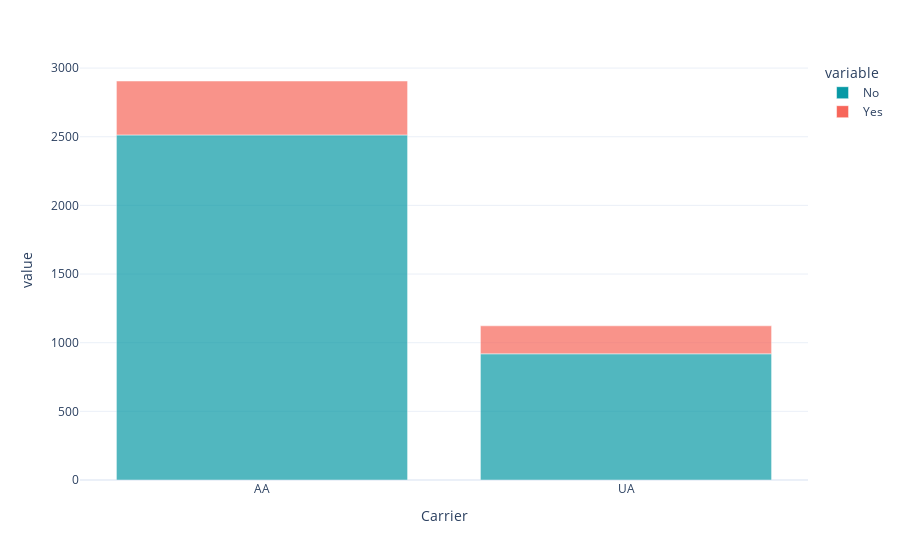

Source (notebook cell):
### Code cell
fig = px.bar(carriers_no_index, x='Carrier', y=['No','Yes'], color_discrete_sequence=["#0899a5","#f7665a"], opacity= 0.7)
fig.update_layout(template= "plotly_white")
#fig.write_html("carries_delay_laguardia.html", auto_open = True)
fig.show()

### Figure 1 — Plotly figure (JSON) as saved in the notebook; plotly's stock layout.template omitted (floating-point values rounded to 4 significant figures)
{"data": [{"alignmentgroup": "True", "hovertemplate": "variable=No<br>Carrier=%{x}<br>value=%{y}<extra></extra>", "legendgroup": "No", "marker": {"color": "#0899a5", "opacity": 0.7, "pattern": {"shape": ""}}, "name": "No", "offsetgroup": "No", "orientation": "v", "showlegend": true, "textposition": "auto", "type": "bar", "x": ["AA", "UA"], "xaxis": "x", "y": [2513, 919], "yaxis": "y"}, {"alignmentgroup": "True", "hovertemplate": "variable=Yes<br>Carrier=%{x}<br>value=%{y}<extra></extra>", "legendgroup": "Yes", "marker": {"color": "#f7665a", "opacity": 0.7, "pattern": {"shape": ""}}, "name": "Yes", "offsetgroup": "Yes", "orientation": "v", "showlegend": true, "textposition": "auto", "type": "bar", "x": ["AA", "UA"], "xaxis": "x", "y": [393, 204], "yaxis": "y"}], "layout": {"barmode": "relative", "legend": {"title": {"text": "variable"}, "tracegroupgap": 0}, "margin": {"t": 60}, "xaxis": {"anchor": "y", "domain": [0, 1], "title": {"text": "Carrier"}}, "yaxis": {"anchor": "x", "domain": [0, 1], "title": {"text": "value"}}}}
